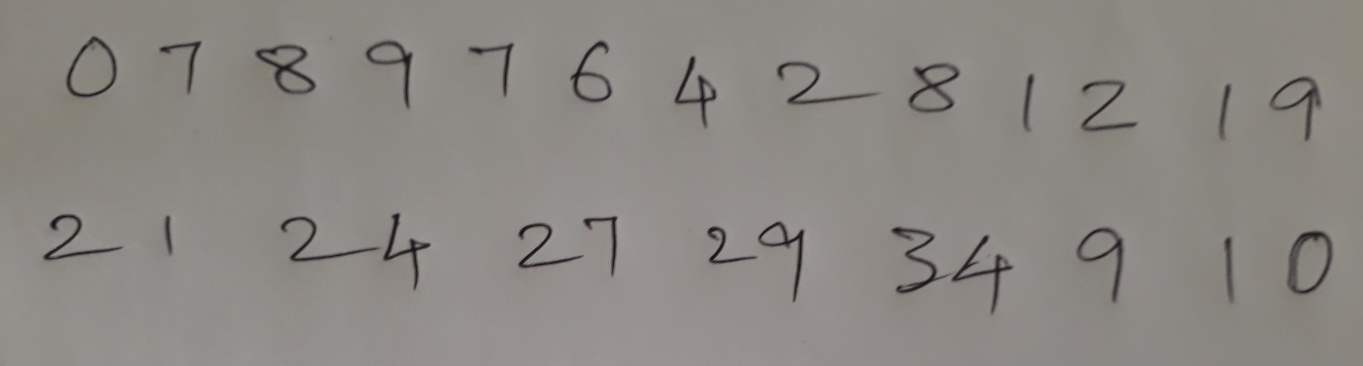
#> input picture manual_test_image.jpg, 4089 x 1097 px (shown at 1/3 size)
$ python -i slidewindow.py   (imports and definitions only)   (older library calls are emulated)
#> lines starting #> are read from the running program, lines starting #| are printed output that depends on the picture; after the words box and inside, x2 and y2 are one past the last pixel; in counts of white or black regions, pixels touching at a corner belong together
import cv2
import matplotlib.pyplot as plt
import numpy as np

def find_u_r_contours(image):
        image[image>200]=255
        #gray1 = cv2.bilateralFilter(image, 11, 17, 17)
        #edged = cv2.Canny(gray1, 10,100)
        blur = cv2.GaussianBlur(image,(5,5),0)
        ret3,thresh1 = cv2.threshold(blur,0,255,cv2.THRESH_BINARY+cv2.THRESH_OTSU)
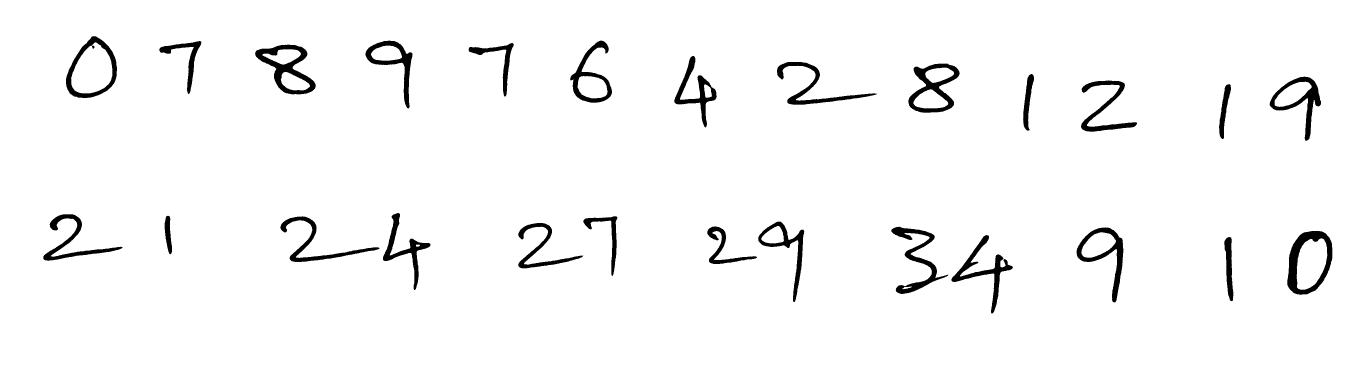
#> thresh1: shape (1097, 4089) (shown at 1/3 size); 96.7% white; 27 black regions
#> ret3 = 104
        value=[]
        (_,cnts,_) = cv2.findContours(thresh1, cv2.RETR_LIST, cv2.CHAIN_APPROX_NONE)
#> cnts = 42 contours; largest, box (x1, y1, x2, y2) and area: (0, 0, 4089, 1097) 4480448, (197, 107, 352, 295) 20506, (3861, 692, 3998, 885) 20480, (764, 133, 948, 284) 15532, (2724, 190, 2880, 339) 15137
        contours = sorted(cnts, key = cv2.contourArea, reverse = True)[:]
#> contours has the same summary as cnts

        for c in contours:

                if len(c)>450 and len(c)<1000:
                        x,y,w,h = cv2.boundingRect(c)
                        roi=np.array(image[y:y+h,x:x+w])
                        roi=255-roi
                        roi[roi<150]=0
                        roii=cv2.resize(roi,(25,25))
                        plt.imshow(roii,cmap='gray')
                        plt.show()
                        value.append(roii)
#> this loop made 42 passes
#> (x, y, w, h) on passes 2, 3, 4, 5, 7, 8, 9, 11, 12, 13, 14, 15: (197, 107, 155, 188), (3861, 692, 137, 193), (764, 133, 184, 151), (2724, 190, 156, 149), (3229, 681, 143, 227), (3808, 229, 156, 194), (1709, 121, 128, 188), (1095, 121, 144, 205), (2274, 664, 140, 243), (2673, 679, 173, 204), (2853, 704, 187, 238), (2022, 167, 129, 216)
#> pass 2, in find_u_r_contours, `roi=np.array(image[y:y+h,x:x+w])`:
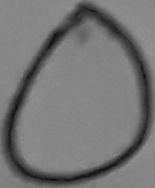
#> roi: shape (188, 155); min 14, max 149, mean 117
#> pass 2, in find_u_r_contours, `roi=255-roi`:
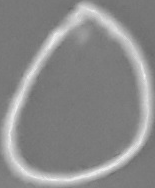
#> roi: shape (188, 155); min 106, max 241, mean 138
#> pass 2, in find_u_r_contours, `roii=cv2.resize(roi,(25,25))`:
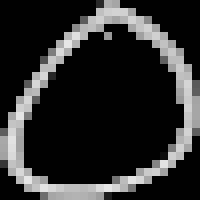
#> roii: shape (25, 25) (shown 8 times larger); min 0, max 231, mean 44.3
#> pass 3, in find_u_r_contours, `roi=np.array(image[y:y+h,x:x+w])`:
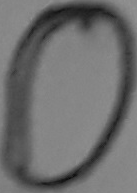
#> roi: shape (193, 137); min 7, max 147, mean 110.4
#> after the loop:
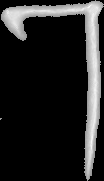
#> roi: shape (181, 104); min 0, max 254, mean 35.5
#> after the loop, value = 21 items
        return value

def sliding_window(image,windowSize):
	# slide a window across the image
	for y in range(0, image.shape[0],600):
		for x in range(0, image.shape[1],300):
			# yield the current window
			print("x value:",x)
			print("y value:",y)
			yield (x, y, image[y:y + windowSize[1], x:x + windowSize[0]])

def main_slide(image1):
        #image = cv2.imread('copr.jpg',0)
        image=image1
        (winW, winH) = (450,500)
        final_val=[]
        for (x, y, window) in sliding_window(image,windowSize=(winW, winH)):
                clone = image.copy()
                immr=clone[y:y+winH,x:x+winW]
                imgr=np.array(immr,dtype=np.uint8)
                ing=find_u_r_contours(imgr)
                for cr in ing:
                        res=cr.reshape((625))
                        final_val.append((res/255))

        return final_val


        # [4 lines of commented-out code are left out]

"""

image = cv2.imread('copr.jpg',0)
image[image>200]=255
#gray1 = cv2.bilateralFilter(image, 11, 17, 17)
#edged = cv2.Canny(gray1, 10,100)
blur = cv2.GaussianBlur(image,(5,5),0)
ret3,thresh1 = cv2.threshold(blur,0,255,cv2.THRESH_BINARY+cv2.THRESH_OTSU)

plt.imshow(thresh1,cmap='gray')
plt.show()
(_,cnts,_) = cv2.findContours(thresh1, cv2.RETR_LIST, cv2.CHAIN_APPROX_NONE)
contours = sorted(cnts, key = cv2.contourArea, reverse = True)[:]

for c in contours:

        if len(c)<450:
                x,y,w,h = cv2.boundingRect(c)
                roi=np.array(image[y:y+h,x:x+w])
                roi[roi>200]=255
                roi=255-roi
                roii=cv2.resize(roi,(25,25))
                plt.imshow(roii,cmap='gray')
                plt.show()

"""

"""
        if len(c)>450 and len(c)<2000:
                x,y,w,h = cv2.boundingRect(c)
                roi=np.array(image[y:y+h,x:x+w])
                roi[roi>200]=255
                roi=255-roi
                roii=cv2.resize(roi,(25,25))
                plt.imshow(roii,cmap='gray')
                plt.show()
"""


# [5 lines of commented-out code are left out]

"""
gray = cv2.bilateralFilter(image, 11, 17, 17)
edged = cv2.Canny(gray, 30, 200)

(_,cnts,_) = cv2.findContours(edged.copy(), cv2.RETR_TREE, cv2.CHAIN_APPROX_SIMPLE)
contours = sorted(cnts, key = cv2.contourArea, reverse = True)[:]
screenCnt = None
# [4 lines of commented-out code are left out]
cv2.drawContours(image,contours, -1, (0,255,0), 3)
cv2.imshow("Game Boy Screen", image)
cv2.waitKey(0)
print(len(contours))

# [5 lines of commented-out code are left out]
"""

>>> import cv2
>>> picture = cv2.imread('manual_test_image.jpg', cv2.IMREAD_GRAYSCALE)
>>> result = find_u_r_contours(picture)
#> result = 21 items
